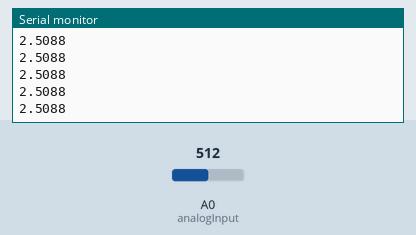
Recording of a sketch running on a simulated Arduino Uno, built with avr-gcc and run on an emulated ATmega328P. On the bench: the last lines printed to the serial monitor. Inputs (shaded band) come from the test bench; at power-on: A0 (analogInput) = 512.

Above: at 1.2 s.
1.3 s: A0 (analogInput) set to 716
At 2.4 s:
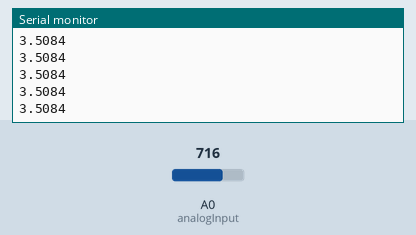
2.8 s: A0 (analogInput) set to 900
At 3.9 s:
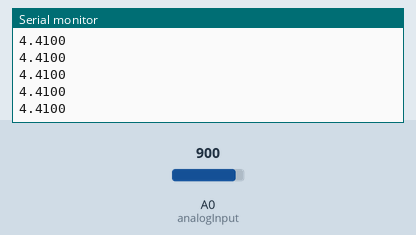
Timing chart, 0 to 5.8 s (numbered marks = the images above; inputs shaded):
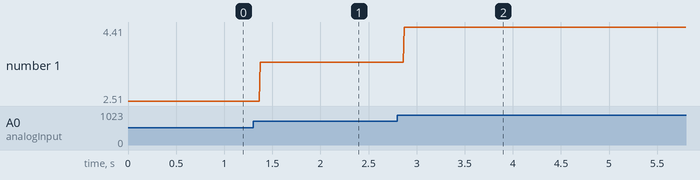

The sketch:

lab3_sketch.ino
```cpp
int analogInput = 0;

// vmin is the voltage per step for our arduino
float vMin = .0049;

// variable for our raw adc value
// and then the voltage we will convert it into
int ADCValue = 0;
float voltage = 0.0;

void setup() {
  // put your setup code here, to run once:

  // begin our serial connection with bandwidth of 9600
  Serial.begin(9600);

}

void loop() {
  // put your main code here, to run repeatedly:

  // set our value by reading our analog input
  ADCValue = analogRead(analogInput);

  // print adc value
  //Serial.print(" A2D ");
  //Serial.print(ADCValue);

  // calculate voltage
  voltage = ADCValue * vMin;

  //Serial.print(" voltage: ");
  Serial.println(voltage,4); // second arg is for sig figs
}
```

Measured:
- after the input at 1.3 s, the serial monitor: prints a new line after 0.07 s (image 1)
- after the input at 2.8 s, the serial monitor: prints a new line after 0.07 s (image 2)
- plotted number 1: 2.51 → 3.51 after the input at 1.3 s, 3.51 → 4.41 after the input at 2.8 s
